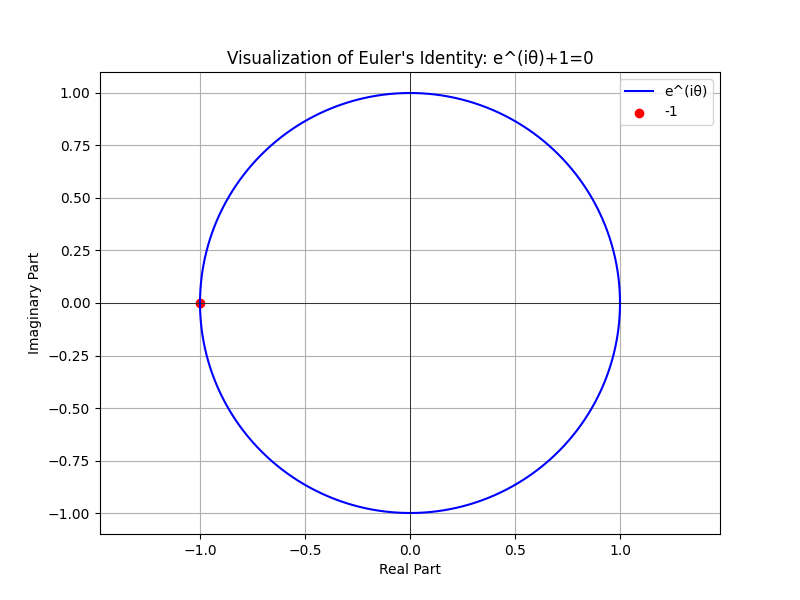

This chart was generated by the following Python code:
import numpy as np
import matplotlib.pyplot as plt

# Define values for theta from 0 to 2*pi
theta = np.linspace(0, 2 * np.pi, 1000)

# Calculate the complex number e^(i*theta)
complex_num = np.exp(1j * theta)

# Separate real and imaginary parts for plotting
real_part = np.real(complex_num)
imaginary_part = np.imag(complex_num)

# Plot the complex number in the complex plane
plt.figure(figsize=(8, 6))
plt.plot(real_part, imaginary_part, label='e^(iθ)', color='b')
plt.scatter(-1, 0, color='r', label='-1')
plt.xlabel('Real Part')
plt.ylabel('Imaginary Part')
plt.axhline(0, color='black', linewidth=0.5)
plt.axvline(0, color='black', linewidth=0.5)
plt.title("Visualization of Euler's Identity: e^(iθ)+1=0")
plt.legend()
plt.grid()
plt.axis('equal')
plt.show()
